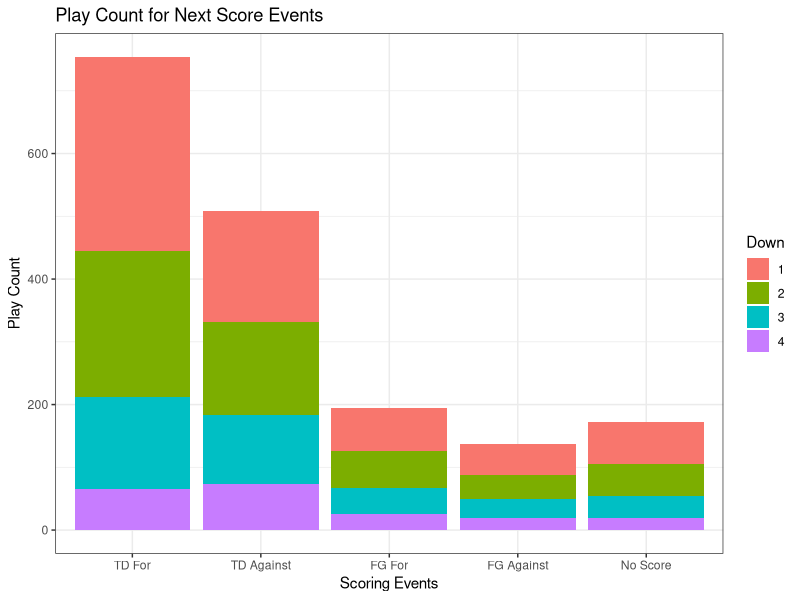
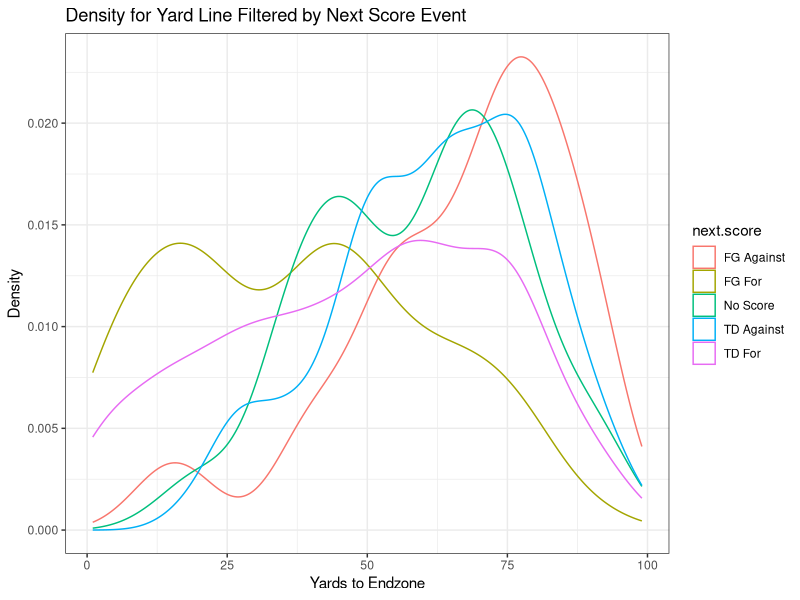
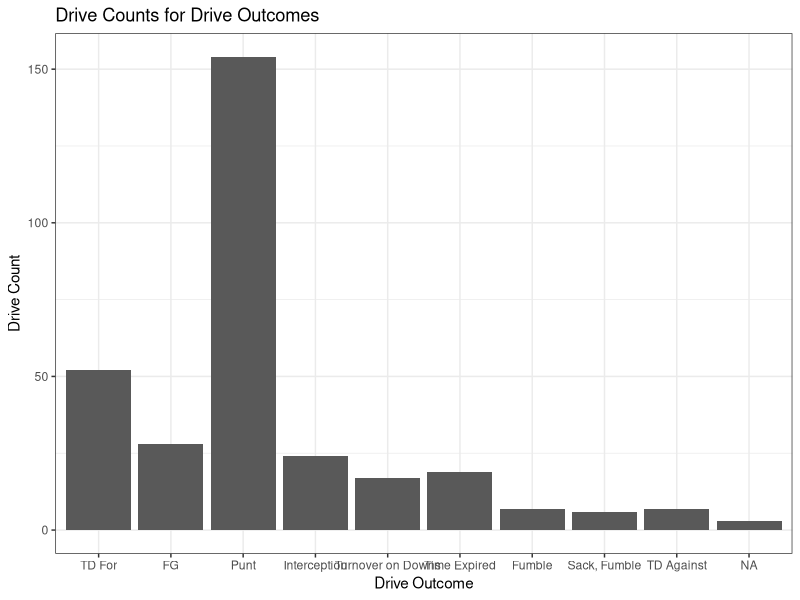
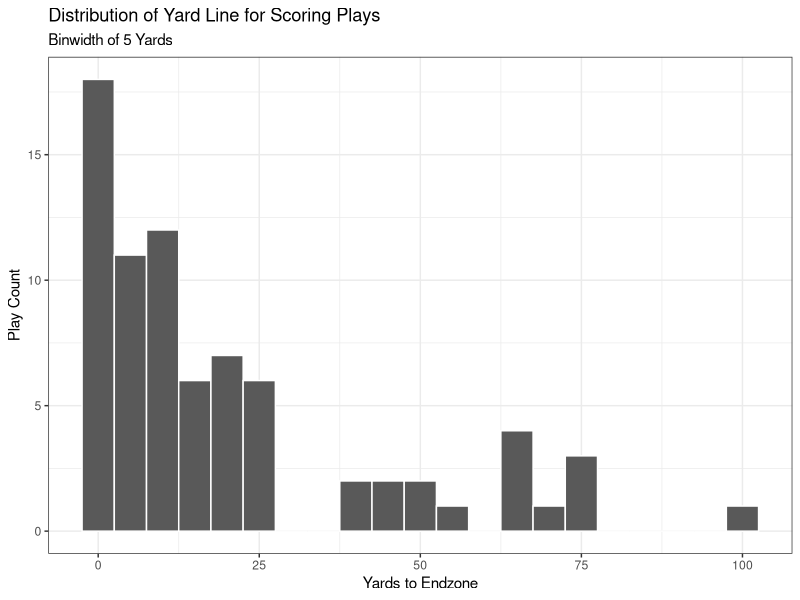
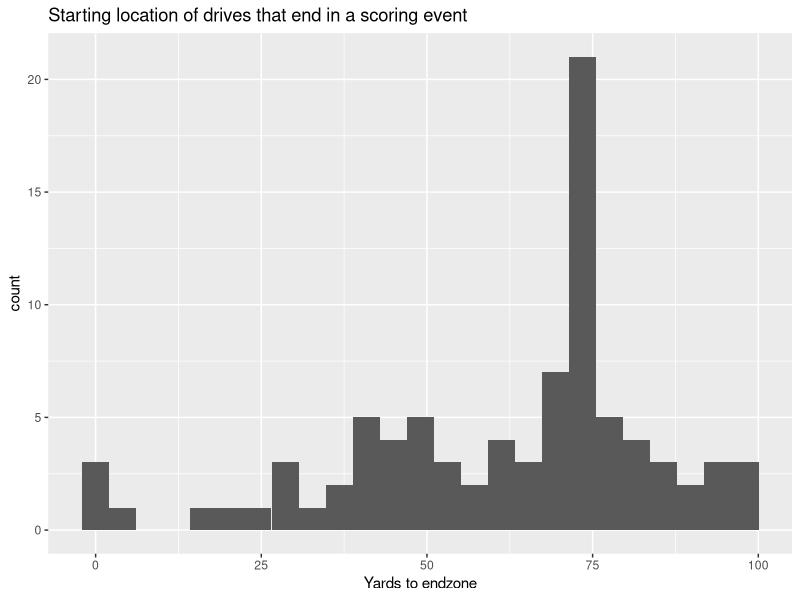
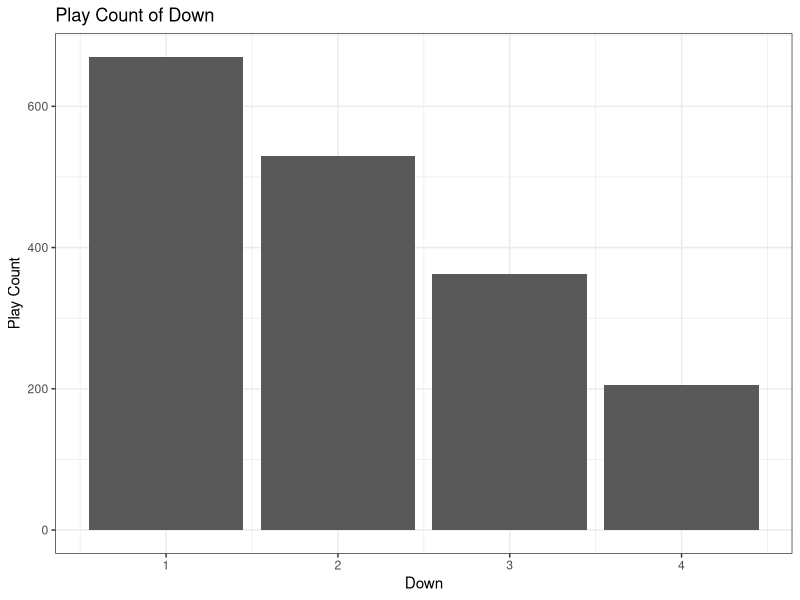
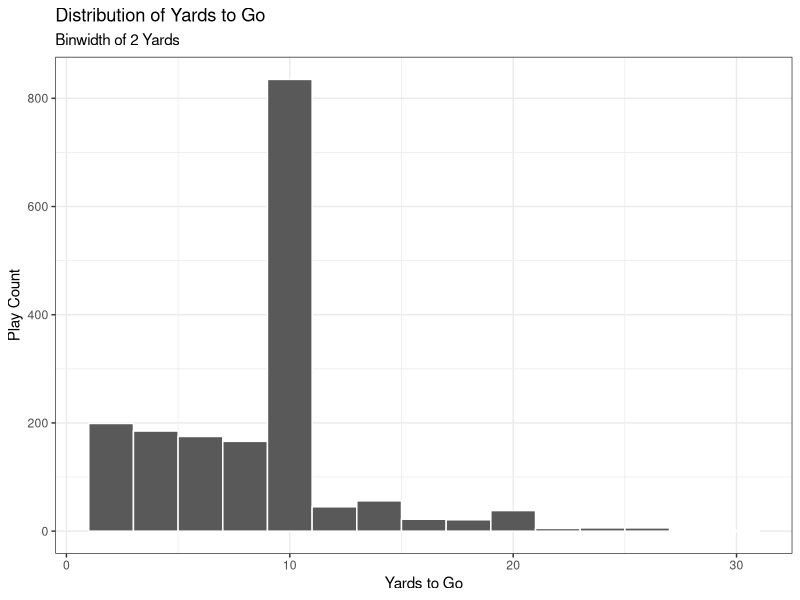
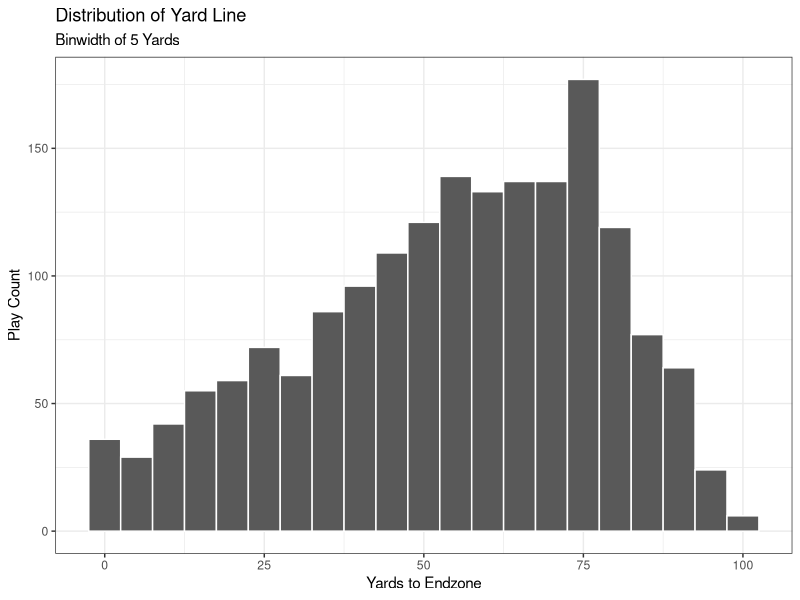

Here is the R script that generated these plots, in order:
## ---- chunk 1
knitr::opts_chunk$set(echo = TRUE)
library(tidyverse)
library(nnet)
## ---- chunk 2
## Data initialization

# Drop KOs, Extra Pts, 2 Pt conversions, Penalties, and Timeouts
init.data.full = read.csv("Initial_Play_-_By_-_Play.csv", na=c(""))
KO.plays = c("KO", "KO Rec", "Onside Kick Rec")

# Fixing the Extra Points labeled as FGs
init.data.full[1442, "PLAY.TYPE"] = "Extra Pt."
init.data.full[1556, "PLAY.TYPE"] = "Extra Pt."
init.data.full[1975, "PLAY.TYPE"] = "Extra Pt."
init.data.full[1994, "PLAY.TYPE"] = "Extra Pt."

extra.pt.rows = which(init.data.full$PLAY.TYPE == "Extra Pt." |
                        init.data.full$PLAY.TYPE == "Extra Pt. Block")
KO.rows = which(init.data.full$PLAY.TYPE %in% KO.plays)
two.pt.rows = which(init.data.full$PLAY.TYPE == "2 Pt." | 
                      init.data.full$PLAY.TYPE == "2 Pt. Defend")
penalty.rows = which(init.data.full$RESULT == "Penalty")
timeout.rows = which(init.data.full$RESULT == "Timeout")

rem.rows = c(extra.pt.rows, KO.rows, penalty.rows, two.pt.rows, timeout.rows)
init.data = init.data.full[-rem.rows, ]

# Create possession team column

  # fill in missing values that shouldn't be missing
init.data[945, "ODK"] = "D"
init.data[955, "ODK"] = "D"
init.data[980, "ODK"] = "O"
init.data[1009, "ODK"] = "D"
init.data[1019, "ODK"] = "D"
init.data[1025, "ODK"] = "D"
init.data[1044, "ODK"] = "O"
init.data[1093, "ODK"] = "D"
init.data[1291, "ODK"] = "O"
init.data[1317, "ODK"] = "D"
init.data[1368, "ODK"] = "O"
init.data[1395, "ODK"] = "D"

init.data$pos.team = ifelse(init.data$ODK == "O", "CMU", "Opp")

for (i in 1:nrow(init.data)) {
  if (init.data[i, "ODK"] == "K") {
    init.data[i, "pos.team"] = init.data[i - 1, "pos.team"]
  }
}

# convert character variables to factor
#factor.vars = c("ODK", "RESULT", "PLAY.TYPE")
#init.data[factor.vars] = lapply(init.data[factor.vars], factor)

# renaming variables for convenience
names(init.data) = tolower(names(init.data))
names(init.data)[1] = "play"

# fixing rounding error for distance
# for (i in 2:nrow(init.data)) {
#   if (init.data$dn[i]==1 | is.na(init.data$dn[i])) { next }
#   init.data$dist[i] = init.data$dist[i-1] - init.data$gn.ls[i-1]
# }

#init.data = init.data[-penalty.rows, ]
## ---- chunk 3
## Cleaning

# creating game ID
first.plays = which(init.data$play==2)
init.data$game = length(first.plays)
for (i in 1:(length(first.plays)-1)) {
  first = first.plays[i]
  last = first.plays[i+1]-1
  init.data$game[first:last] = i
}

# fixing yards to endzone
negative.yds = init.data$yard.ln < 0
na.yds = is.na(negative.yds)
negative.yds[na.yds] = FALSE
init.data[negative.yds, "yard.ln"] = init.data[negative.yds, "yard.ln"] + 100
names(init.data)[5] = "yds.to.endzone"

# creating drive ID
num.games = max(init.data$game)

  # Indicator for defensive score
init.data$def.score = str_detect(init.data$result, "Def")
init.data[is.na(init.data$def.score), "def.score"] = FALSE

for (game.ind in 1:num.games) {
  
  ind.game = init.data[init.data$game == game.ind, ]
  drive = 1
  
  for (j in 1:(nrow(ind.game) - 1)) {
    
    global.ind = which(init.data$game == game.ind & 
                         init.data$play == ind.game[j, "play"])
    
    cur.pos = ind.game[j, "pos.team"]
    next.pos = ind.game[j + 1, "pos.team"]
    
    init.data[global.ind, "drive"] = drive
    
    if ((cur.pos != next.pos) | (ind.game[j, "def.score"])) {
      drive = drive + 1
    }
    
  }
  
  init.data[global.ind + 1, "drive"] = drive
  
}
## ---- chunk 4
# #get last play of each drive
# init.data %>% 
#   group_by(game, drive) %>% 
#   slice_tail %>% 
#   ungroup

# creating drive outcome
last.plays = which(!mapply(identical, init.data$drive, lead(init.data$drive, default=0)) & 
                     !is.na(init.data$drive))
last.play.type = init.data$play.type[last.plays]
down = init.data$dn[last.plays]
result = init.data$result[last.plays]
last.outcomes = rep(NA, length(last.plays))
for (i in 1:length(last.plays)) {
  outcome = NA
  playtype = last.play.type[i]
  if (is.na(playtype)) {next} # NEED TO FIX
  res = result[i]
  if (grepl("Def TD", res)) {outcome = "TD Against"}
  else if (playtype=="Pass" | playtype=="Run") {
    if (grepl("TD", res)) {outcome = "TD For"}
    else if (res %in% c("Fumble", "Interception", "Sack, Fumble")) {outcome = res}
    else if (is.na(down[i])) {next} # NEED TO FIX
    else if (down[i]==4) {outcome = "Turnover on Downs"}
    else {outcome = "Time Expired"}
  }
  else if (grepl("FG", playtype)) {outcome = "FG"}
  else if (grepl("Punt", playtype)) {outcome = "Punt"}
  last.outcomes[i] = outcome
}
offset = 0
init.data$drive.outcome = NA
init.data$drive.outcome[last.plays] = last.outcomes
for (i in 1:max(init.data$game)) {
  ind = which(init.data$game==i)
  init.data$drive.outcome[ind] = last.outcomes[init.data$drive[ind] + offset]
  offset = offset + max(init.data$drive[ind], na.rm=TRUE)
}

# # creating next scoring play
# TD.score = c("Complete, TD", "Rush, TD", "Interception, Def TD", "Scramble, TD",
#              "Blocked, Def TD", "Fumble, Def TD") # check the result column
FG.score = c("FG", "FG Block") # check the play type column, and then result column for good
# safety.score = c("Safety")
# 
#   #Get indices for TDs
# TD.score.inds = which(init.data$result %in% TD.score)
# 
#   #Get indices for FGs

#Manually input missing FG good/no good values
FG.rows = init.data[init.data$play.type %in% FG.score, ]
FG.rows[c(5, 6, 9, 20, 21, 22), "result"] = "Good"
FG.rows[c(8, 23, 24, 25, 26, 28, 29), "result"] = "No Good"
  #Index 29 was a muffed FG attempt
init.data[init.data$play.type %in% FG.score, "result"] = FG.rows$result



init.data$TD.score = str_detect(init.data$result, "TD")
init.data[is.na(init.data$TD.score), "TD.score"] = F 
init.data$FG = str_detect(init.data$play.type, "FG")
init.data[is.na(init.data$FG), "FG"] = F 
init.data$FG.score = ((init.data$FG == T) & (init.data$result == "Good"))
init.data$safety.score = F # implement once we have data with safeties

init.data$sp = ifelse(init.data$TD.score + init.data$FG.score + init.data$safety.score >= 1, 
                      T,
                      F)

find.next.score.game = function(data) { #WRT POSESSION TEAM
  
  # Which rows are the scoring plays:
  score.plays = which(data$sp)
  
  find.next.score = function(play.ind, score.plays.inds, data) {
    
    next.score.ind = score.plays.inds[which(score.plays.inds >= play.ind)[1]]
    
    if(is.na(next.score.ind)) {
      
      score.type = "No Score"
      
    } else {
      
      #TDs:
      if (data$TD.score[next.score.ind]) {
        
        if (identical(data[play.ind, "pos.team"], data[next.score.ind, "pos.team"])) {
          
          if (data[next.score.ind, "def.score"]) { #Def TD, against team in pos
            
            score.type = "TD Against"
            
          } else { #Offensive TD, for team in pos
            
            score.type = "TD For"
            
          }
          
        } else {
          
          if (data[next.score.ind, "def.score"]) { #Def TD, for team in pos.
            
            score.type = "TD For"
            
          } else { #Offensive TD, against team in pos.
            
            score.type = "TD Against"
            
          }
          
        }

        #FGs
      } else if(data$FG.score[next.score.ind]) {
        
        if (identical(data[play.ind, "pos.team"], data[next.score.ind, "pos.team"])) {
          
          score.type = "FG For"
          
          # Opponent made FG
        } else {
          
          score.type = "FG Against"
          
        }
        
        #Safeties
      } else if(data$safety.score[next.score.ind]) {
        
        score.type = "Safety" #Handle logic later
        
        #Error
      } else {
        
        score.type = NA
        
      }
    }
    
    return(data.frame(next.score = score.type))
    
  }
  
  res = lapply(1:nrow(data), find.next.score, 
               score.plays.inds = score.plays, data = data) %>% 
    bind_rows()
  
  return(res)
}

next.score = map_dfr(unique(init.data$game), 
        function(x) {
          init.data %>% 
            filter(game == x) %>% 
            find.next.score.game()
        })

init.data$next.score = next.score[, 1]
## ---- chunk 5
# CMU efficiency metric
## ---- chunk 6
# EDA
sub.data = init.data[, c("game", "drive", "play", "pos.team", "dn", "dist", 
                         "yds.to.endzone", "result", "play.type", 
                         "drive.outcome", "next.score")]

# Next score distribution by down (removed NA values)
sub.data[!is.na(sub.data$dn), ] %>% 
  ggplot(aes(x = fct_relevel(next.score, 
                             c("TD For", "TD Against", 
                               "FG For", "FG Against", 
                               "No Score")), 
             fill = factor(dn))) +
  geom_bar() +
  labs(title = "Play Count for Next Score Events", x = "Scoring Events", 
       y = "Play Count", fill = "Down") +
  theme_bw()

# Distribution of yard line filled with next score event at every play
sub.data %>%
  ggplot(aes(x = yds.to.endzone, color = next.score)) +
  geom_density() +
  labs(title = "Density for Yard Line Filtered by Next Score Event", 
       x = "Yards to Endzone", y = "Density", fill = "Score Event") +
  theme_bw()
  

drive.data = sub.data %>% 
  group_by(game, drive) %>% 
  slice(1) %>% 
  ungroup()

drive.data %>% 
  ggplot(aes(x = fct_relevel(drive.outcome, 
                             c("TD For", "FG", "Punt", "Interception", 
                               "Turnover on Downs", "Time Expired")))) +
  geom_bar() +
  labs(title = "Drive Counts for Drive Outcomes", x = "Drive Outcome", 
       y = "Drive Count") +
  theme_bw()

# Starting yard line of each scoring play
init.data[init.data$sp, ] %>%
  ggplot(aes(x = yds.to.endzone)) +
  geom_histogram(binwidth = 5, color = "white") +
  labs(title = "Distribution of Yard Line for Scoring Plays", 
       x = "Yards to Endzone", y = "Play Count", 
       subtitle = "Binwidth of 5 Yards") +
  theme_bw()

# Starting yard line of the first play in the drive for each scoring play
drive.data %>% filter(drive.outcome=="FG" | drive.outcome=="TD For" | drive.outcome=="TD Against") %>%
  ggplot(aes(x=yds.to.endzone)) + geom_histogram(bins=25) + 
  labs(title="Starting location of drives that end in a scoring event", x="Yards to endzone")

## EDA OF PREDICTOR VARIABLES

# Distribution of down
sub.data %>% 
  ggplot(aes(x = dn)) +
  geom_bar() +
  labs(title = "Play Count of Down", x = "Down", y = "Play Count") +
  theme_bw()

# Distribution of yards to go
sub.data %>% 
  ggplot(aes(x = dist)) +
  geom_histogram(binwidth = 2, color = "white") +
  labs(title = "Distribution of Yards to Go", x = "Yards to Go", y = "Play Count",
       subtitle = "Binwidth of 2 Yards") +
  theme_bw()

# Distribution of yard line
sub.data %>% 
  ggplot(aes(x = yds.to.endzone)) +
  geom_histogram(binwidth = 5, color = "white") +
  labs(title = "Distribution of Yard Line", x = "Yards to Endzone", 
       y = "Play Count", subtitle = "Binwidth of 5 Yards") +
  theme_bw()

# Distribution of yards to go colored by down
sub.data %>% 
  ggplot(aes(x = dist, fill = factor(dn))) +
  geom_histogram(binwidth = 2, color = "black") +
  labs(title = "Distribution of Yards to Go Colored by Down", x = "Yards to Go",
       y = "Play Count", fill = "Down", subtitle = "Binwidth of 2 Yards") +
  theme_bw()

# Density of yards to go colored by down, faceted by next score
sub.data %>% 
  ggplot(aes(x = dist, color = factor(dn))) +
  geom_density() +
  facet_wrap(next.score ~ ., nrow = 2) +
  labs("Density of Yards to Go, Colored by Down, Faceted by Next Score",
       x = "Yards to Go", y = "Density", fill = "Down") +
  theme_bw()

# Distribution of yard line colored by down
sub.data %>% ggplot(aes(x=yds.to.endzone)) + 
  geom_histogram(aes(fill=factor(dn)), alpha=0.5, position="identity") +
  labs(title="Distribution of yard line by down", x="Yards to endzone", fill="down")

# Distribution of yard line colored by drive outcome
sub.data %>% ggplot(aes(x=yds.to.endzone, fill=factor(drive.outcome))) + geom_histogram() +
  labs(title="Distribution of yard line by drive outcome", x="Yard line", fill="Drive outcome")

# Distribution of yards gained/lost colored by down
init.data %>% ggplot(aes(x=gn.ls)) + 
  geom_density(aes(fill=factor(dn)), alpha=0.3, position="identity") + 
  labs(title="Density of gain/loss by down", x="Yards gained/lost", fill="Down")
## ---- chunk 7
#Modeling
EPA.model = multinom(next.score ~ factor(dn) + log(dist) + yds.to.endzone + factor(dn):log(dist), data = sub.data)
summary(EPA.model)
